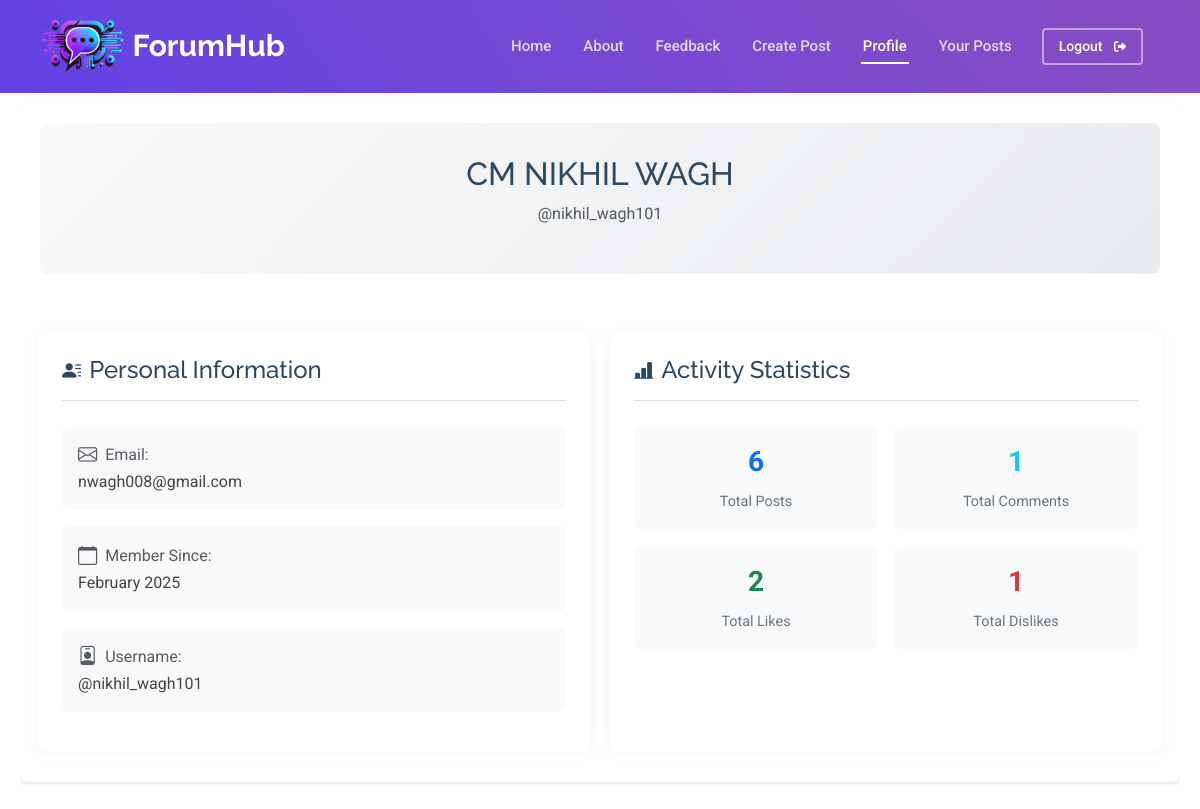
Page /Postcreation.php?user_id=23 (signed in) on the committed database.
### tables this page shows
CREATE TABLE `users` (
  `user_id` int NOT NULL AUTO_INCREMENT,
  `full_name` varchar(255) NOT NULL,
  `username` varchar(255) NOT NULL,
  `email` varchar(255) NOT NULL,
  `password` varchar(255) NOT NULL,
  `created_at` timestamp NULL DEFAULT CURRENT_TIMESTAMP,
  `login_token` varchar(255) DEFAULT NULL,
  PRIMARY KEY (`user_id`),
  UNIQUE KEY `email` (`email`)
);

### Postcreation.php (the view, shortened to what this page needs)
<?php
require("config.php");
$user_data = [];
$stmt_user = $conn->prepare("SELECT full_name, email, username, created_at FROM users WHERE user_id = ?");
$stmt_user->bind_param("i", $_SESSION['user_id']);
$stmt_user->execute();
$result_user = $stmt_user->get_result();
if ($result_user->num_rows > 0) {
    $user_data = $result_user->fetch_assoc();
}
$user_id = $_SESSION['user_id'];
$post_ids = [];
$stmt_posts = $conn->prepare("SELECT id FROM posts WHERE user_id = ?");
if ($stmt_posts) {
    $stmt_posts->bind_param("i", $user_id);
    $stmt_posts->execute();
    $result_posts = $stmt_posts->get_result();
    while ($row = $result_posts->fetch_assoc()) {
        $post_ids[] = $row['id'];
    }
} else {
    die("Error preparing SQL statement: " . $conn->error);
}
$total_comments = 0;
$total_replies = 0;
$total_comments_including_replies = 0;
$total_likes = 0;
$total_dislikes = 0;
if (!empty($post_ids)) {
    $post_ids_str = implode(',', $post_ids);
    $query_comments = "SELECT COUNT(*) AS count FROM comments WHERE post_id IN ($post_ids_str)";
    $result_comments = $conn->query($query_comments);
    if ($result_comments) {
        $total_comments = $result_comments->fetch_assoc()['count'];
    } else {
        die("Error counting comments: " . $conn->error);
    }
    $query_replies = "SELECT COUNT(*) AS count FROM replies WHERE comment_id IN (SELECT id FROM comments WHERE post_id IN ($post_ids_str))";
    $result_replies = $conn->query($query_replies);
    if ($result_replies) {
        $total_replies = $result_replies->fetch_assoc()['count'];
    } else {
        die("Error counting replies: " . $conn->error);
    }
    $total_comments_including_replies = $total_comments + $total_replies;
    $query_reactions = "SELECT
        SUM(reaction = 'like') AS likes,
        SUM(reaction = 'dislike') AS dislikes
        FROM reactions
        WHERE post_id IN ($post_ids_str)";
    $result_reactions = $conn->query($query_reactions);
    if ($result_reactions) {
        $row_reactions = $result_reactions->fetch_assoc();
        $total_likes = $row_reactions['likes'] ?? 0;
        $total_dislikes = $row_reactions['dislikes'] ?? 0;
    } else {
        die("Error calculating reactions: " . $conn->error);
    }
}
?>
<!DOCTYPE html>
<html lang="en">
<head>
    <link href="https://cdn.jsdelivr.net/npm/bootstrap@5.3.0/dist/css/bootstrap.min.css" rel="stylesheet">
    <link rel="stylesheet" href="https://cdn.jsdelivr.net/npm/bootstrap-icons@1.8.1/font/bootstrap-icons.css">
    <link rel="stylesheet" href="css/postcreationP.css">
    <link rel="stylesheet" href="css/postcreationUSER.css">
    <link href="assets/vendor/bootstrap/css/bootstrap.min.css" rel="stylesheet">
    <link href="assets/vendor/bootstrap-icons/bootstrap-icons.css" rel="stylesheet">
    <link href="assets/vendor/aos/aos.css" rel="stylesheet">
    <link href="assets/vendor/glightbox/css/glightbox.min.css" rel="stylesheet">
    <link href="assets/vendor/swiper/swiper-bundle.min.css" rel="stylesheet">
    <link rel="stylesheet" href="https://cdnjs.cloudflare.com/ajax/libs/font-awesome/6.7.2/css/all.min.css" />
    <link href="assets/css/main.css" rel="stylesheet">
</head>
<body>
    <header id="header" class="header d-flex align-items-center fixed-top" style='background:linear-gradient(45deg, #6243E4 0%, color-mix(in srgb, #823ABE, transparent 10%) 100%), url("../assets/img/hero-bg.jpg") center center no-repeat;'>
        <div class="container-fluid container-xl position-relative d-flex align-items-center">
            <a href="index.html" class="logo d-flex align-items-center me-auto">
                <img src="assets/img/forum_fusion_logo-removebg-preview.png" alt="">
                <h1 class="sitename">ForumHub</h1>
            </a>
            <nav id="navmenu" class="navmenu d-flex justify-content-center align-items-center">
                <ul>
                    <li><a href="index.php" class="">Home</a></li>
                    <li><a href="index.php#about">About</a></li>
                    <li><a href="index.php#feedback">Feedback</a></li>
                    <?php
                    if (isset($_SESSION['user_id'])) {
                        echo '<li><a href="#create-post" class="sidebar-nav-link"  data-section="create-post">Create Post</a></li><li>
                        <a href="#profile" class="sidebar-nav-link" data-section="profile">
                            Profile
                        </a>
                    </li>
                    <li>
                        <a href="#posts" class="sidebar-nav-link" data-section="posts">
                            Your Posts
                        </a>
                    </li>';
                    }
                    ?>
                    <li>
                    </li>
                </ul>
                <?php
                if (!isset($_SESSION['user_id'])) {
                    echo '<a class="me-2" href="login.php">Login</a>
          <a class="" id="button" href="signup.php">Sign Up</a>';
                } else {
                    echo '<a class="btn-getstarted d-none d-sm-block d-xl-inline-block" href="./logout.php" aria-label="Logout">Logout <i class="ms-2 fa-solid fa-right-from-bracket"></i></a>';
                }
                ?>
            </nav>
        </div>
    </header>
    <div class="dashboard-container">
        <main class="dashboard-main">
            <section id="profile-section" class="dashboard-section" style="display: none;">
                <div class="user-profile-card">
                    <div class="profile-header text-center mb-5">
                        <h2 class="mb-2"><?php echo htmlspecialchars($user_data['full_name']); ?></h2>
                        <p class="text-muted">@<?php echo htmlspecialchars($user_data['username']); ?></p>
                    </div>
                    <div class="row g-4">
                        <div class="col-md-6">
                            <div class="info-card p-4 h-100">
                                <h4 class="mb-4 border-bottom pb-3"><i class="bi bi-person-lines-fill me-2"></i>Personal Information</h4>
                                <div class="info-item mb-3">
                                    <span class="text-muted"><i class="bi bi-envelope me-2"></i>Email:</span>
                                    <p class="mb-0"><?php echo htmlspecialchars($user_data['email']); ?></p>
                                </div>
                                <div class="info-item mb-3">
                                    <span class="text-muted"><i class="bi bi-calendar me-2"></i>Member Since:</span>
                                    <p class="mb-0"><?php echo date('F Y', strtotime($user_data['created_at'])); ?></p>
                                </div>
                                <div class="info-item">
                                    <span class="text-muted"><i class="bi bi-person-badge me-2"></i>Username:</span>
                                    <p class="mb-0">@<?php echo htmlspecialchars($user_data['username']); ?></p>
                                </div>
                            </div>
                        </div>
                        <div class="col-md-6">
                            <div class="stats-card p-4 h-100">
                                <h4 class="mb-4 border-bottom pb-3"><i class="bi bi-bar-chart-line-fill me-2"></i>Activity Statistics</h4>
                                <div class="row g-3">
                                    <div class="col-6">
                                        <div class="stat-item text-center p-3">
                                            <div class="stat-value text-primary"><?= count($post_ids) ?></div>
                                            <div class="stat-label">Total Posts</div>
                                        </div>
                                    </div>
                                    <div class="col-6">
                                        <div class="stat-item text-center p-3">
                                            <div class="stat-value text-info">
                                                <?= isset($total_comments_including_replies) ? $total_comments_including_replies : 0 ?>
                                            </div>
                                            <div class="stat-label">Total Comments</div>
                                        </div>
                                    </div>
                                    <div class="col-6">
                                        <div class="stat-item text-center p-3">
                                            <div class="stat-value text-success"><?= isset($total_likes) ? $total_likes : 0 ?></div>
                                            <div class="stat-label">Total Likes</div>
                                        </div>
                                    </div>
                                    <div class="col-6">
                                        <div class="stat-item text-center p-3">
                                            <div class="stat-value text-danger"><?= isset($total_dislikes) ? $total_dislikes : 0 ?></div>
                                            <div class="stat-label">Total Dislikes</div>
                                        </div>
                                    </div>
                                </div>
                            </div>
                        </div>
                    </div>
                </div>
            </section>
        </main>
    </div>
</body>
</html>

### css/postcreationP.css (style rules this page uses)
body { background-color: #f8f9fa; color: #343a40; }
.row > .col-md-6, .row > .col-lg-4 { padding: 10px; }

### css/postcreationUSER.css (style rules this page uses)
body { background-color: #f8f9fa; color: #343a40; font-family: Arial, sans-serif; }
.dashboard-container { display: flex; }
.sidebar-nav-link { display: flex; align-items: center; padding: 10px 15px; color: #343a40; text-decoration: none; border-radius: 5px; transition: background-color 0.3s; }
.dashboard-main { flex-grow: 1; padding: 20px; }
.dashboard-main section { margin-top: 2%; }
.user-profile-card { background-color: #ffffff; border-radius: 8px; box-shadow: 0 2px 4px rgba(0, 0, 0, 0.1); padding: 20px; margin-bottom: 20px; }
.stat-item { background-color: #f1f1f1; border-radius: 8px; padding: 15px; }
.profile-header { background: linear-gradient(135deg, #f8f9fa, #e9ecef); padding: 2rem; border-radius: 8px; margin-bottom: 2rem; }
.info-card, .stats-card { background: #fff; border-radius: 10px; box-shadow: 0 2px 15px rgba(0, 0, 0, 0.05); transition: transform 0.3s ease; }
.info-item { padding: 1rem; background: #f8f9fa; border-radius: 8px; margin-bottom: 1rem; transition: background 0.3s ease; }
.stat-item { background: #f8f9fa; border-radius: 8px; padding: 1.5rem; transition: all 0.3s ease; }
.stat-value { font-size: 1.75rem; font-weight: bold; margin-bottom: 0.5rem; }
.stat-label { font-size: 0.9rem; color: #6c757d; }
.bi { font-size: 1.2rem; vertical-align: middle; }
h2, h3, h5 { color: #343a40; }
.text-primary { color: #6844E4; }

### rows in the picture
users: full_name "CM NIKHIL WAGH", username "nikhil_wagh101", email "nwagh008@gmail.com", created_at "February 2025"

### other values in the picture
count($post_ids) "6"
$total_comments_including_replies "1"
$total_likes "2"
$total_dislikes "1"
